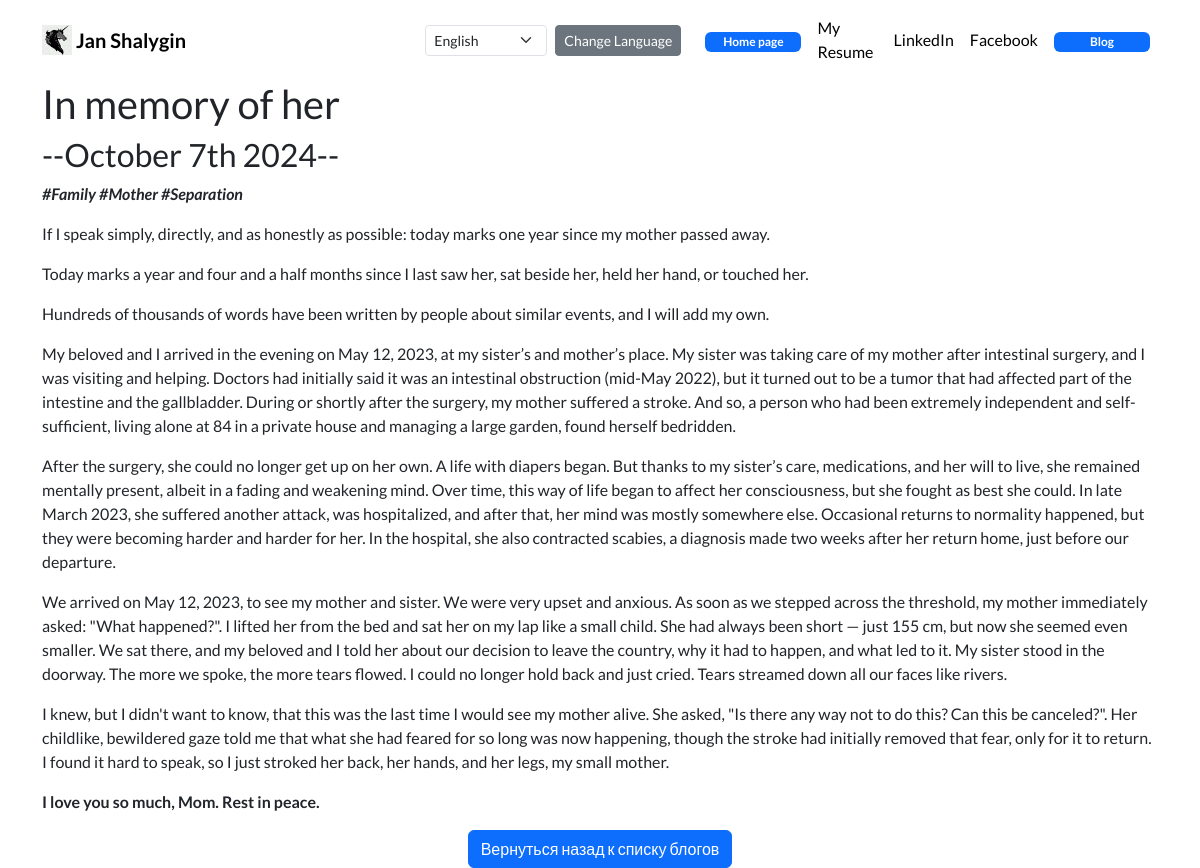
The app's page /en/blog/4/ with its own data.
### blog/models.py (models this page shows, shortened)
class Blog(models.Model):
    title = models.CharField(max_length=200)
    data_post = models.DateField()
    discripton = models.TextField()

### blog/views.py (the view)
# urls.py: path('<int:blog_id>/', views.detail, name='detail'),
def detail(request, blog_id):
    blog = get_object_or_404(Blog, pk=blog_id)
    return render(request, 'blog/detail.html', {'blog': blog})

### blog/templates/blog/detail.html
{% extends 'portfolio/base.html' %}
{% block content %}
    <h1>{{ blog.title }}</h1>
    <h2>--{{ blog.data_post|date:'F jS Y' }}--</h2>
    {{ blog.discripton|safe }}
    <div class="d-flex justify-content-center">
        <a href="{% url 'blog:all_blogs' %} " class="btn btn-primary">Вернуться назад к списку блогов </a>
    </div>
{% endblock %}

### portfolio/static/portfolio/custom.css (style rules this page uses)
body { font-family: 'Lato', sans-serif; }

### records on screen
Blog: title "In memory of her", data_post "October 7th 2024", discripton "#Family #Mother #Separation If I speak simply, directly, and as honestly as possible: today marks one year since my mother passed away. Today marks a year and four and a half months since I last saw her, sat beside her, held her hand, or touched her. Hundreds of thousands of words have been written by people about similar events, and I will add my own. My beloved and I arrived in the evening on May 12, 2023, at my sister’s and mother’s place. My sister was taking care of my mother after intestinal surgery, and I was visiting and helping. Doctors had initially said it was an intestinal obstruction (mid-May 2022), but it turned out to be a tumor that had affected part of the intestine and the…"
